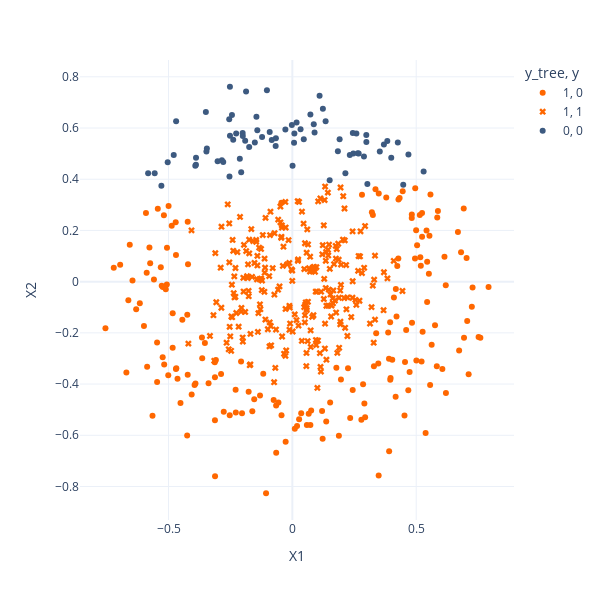

The notebook cell this image was saved under:
### Code cell
px.scatter(data_frame=train,
           x="X1",
           y="X2",
           color="y_tree",
           symbol="y",
           color_discrete_map={0:"#3d5a80", 1:"#ff6700"},           
           symbol_map={0:"circle", 1:"x"},    
           height=600,
           width=600,
           template="plotly_white")

### Figure 1 — Plotly figure (JSON) as saved in the notebook; plotly's stock layout.template omitted (floating-point values rounded to 4 significant figures; data arrays with more than 128 entries replaced by an {"elided": "..."} marker saying what was removed)
{"data": [{"hovertemplate": "y_tree=1<br>y=0<br>X1=%{x}<br>X2=%{y}<extra></extra>", "legendgroup": "1, 0", "marker": {"color": "#ff6700", "symbol": "circle"}, "mode": "markers", "name": "1, 0", "orientation": "v", "showlegend": true, "type": "scatter", "x": {"elided": "176 float values"}, "xaxis": "x", "y": {"elided": "176 float values"}, "yaxis": "y"}, {"hovertemplate": "y_tree=1<br>y=1<br>X1=%{x}<br>X2=%{y}<extra></extra>", "legendgroup": "1, 1", "marker": {"color": "#ff6700", "symbol": "x"}, "mode": "markers", "name": "1, 1", "orientation": "v", "showlegend": true, "type": "scatter", "x": {"elided": "250 float values"}, "xaxis": "x", "y": {"elided": "250 float values"}, "yaxis": "y"}, {"hovertemplate": "y_tree=0<br>y=0<br>X1=%{x}<br>X2=%{y}<extra></extra>", "legendgroup": "0, 0", "marker": {"color": "#3d5a80", "symbol": "circle"}, "mode": "markers", "name": "0, 0", "orientation": "v", "showlegend": true, "type": "scatter", "x": [0.07291, -0.2387, -0.1742, -0.3889, -0.3451, 0.2585, -0.2268, 0.3833, 0.008212, -0.2438, 0.03317, 0.08978, -0.1413, -0.08303, 0.1839, -0.1222, 0.11, -0.3918, -0.2518, 0.2679, 0.1908, -0.00191, 0.1343, 0.53, -0.5557, 0.4258, -0.2846, 0.1507, -0.02808, 0.353, -0.3017, 0.2442, -0.4789, -0.06734, 0.2142, -0.06644, -0.3469, -0.1514, -0.2538, -0.2065, -0.2006, 0.3029, -0.3492, 0.006858, -0.09141, 0.2644, 0.2986, 0.08648, -0.279, -0.145, 0.2891, 0.2462, 0.3697, 0.1233, -0.1027, -0.5032, 0.3993, -0.2548, 0.2989, 0.04619, 0.4687, 0.01709, -0.5287, -0.1904, -0.1868, -0.212, -0.252, -0.4692, -0.5822, 0.4477, -0.2, 0.000867, 0.232, -0.3892], "xaxis": "x", "y": [0.6527, 0.5538, 0.5254, 0.4839, 0.5201, 0.579, 0.5783, 0.5491, 0.5782, 0.651, 0.5952, 0.5827, 0.591, 0.5534, 0.5089, 0.5646, 0.726, 0.4522, 0.5693, 0.5002, 0.5559, 0.612, 0.6268, 0.4299, 0.423, 0.5433, 0.4737, 0.3958, 0.5946, 0.5085, 0.4698, 0.5804, 0.4943, 0.5295, 0.4235, 0.5599, 0.5083, 0.5436, 0.4107, 0.427, 0.5809, 0.3817, 0.663, 0.5424, 0.5846, 0.5016, 0.5731, 0.6148, 0.4673, 0.6436, 0.4883, 0.5002, 0.5357, 0.6754, 0.7477, 0.4662, 0.484, 0.6346, 0.5454, 0.5564, 0.4963, 0.6213, 0.375, 0.5498, 0.7428, 0.4803, 0.7612, 0.6262, 0.423, 0.3783, 0.5684, 0.4523, 0.4945, 0.457], "yaxis": "y"}], "layout": {"height": 600, "legend": {"title": {"text": "y_tree, y"}, "tracegroupgap": 0}, "margin": {"t": 60}, "width": 600, "xaxis": {"anchor": "y", "domain": [0, 1], "title": {"text": "X1"}}, "yaxis": {"anchor": "x", "domain": [0, 1], "title": {"text": "X2"}}}}
